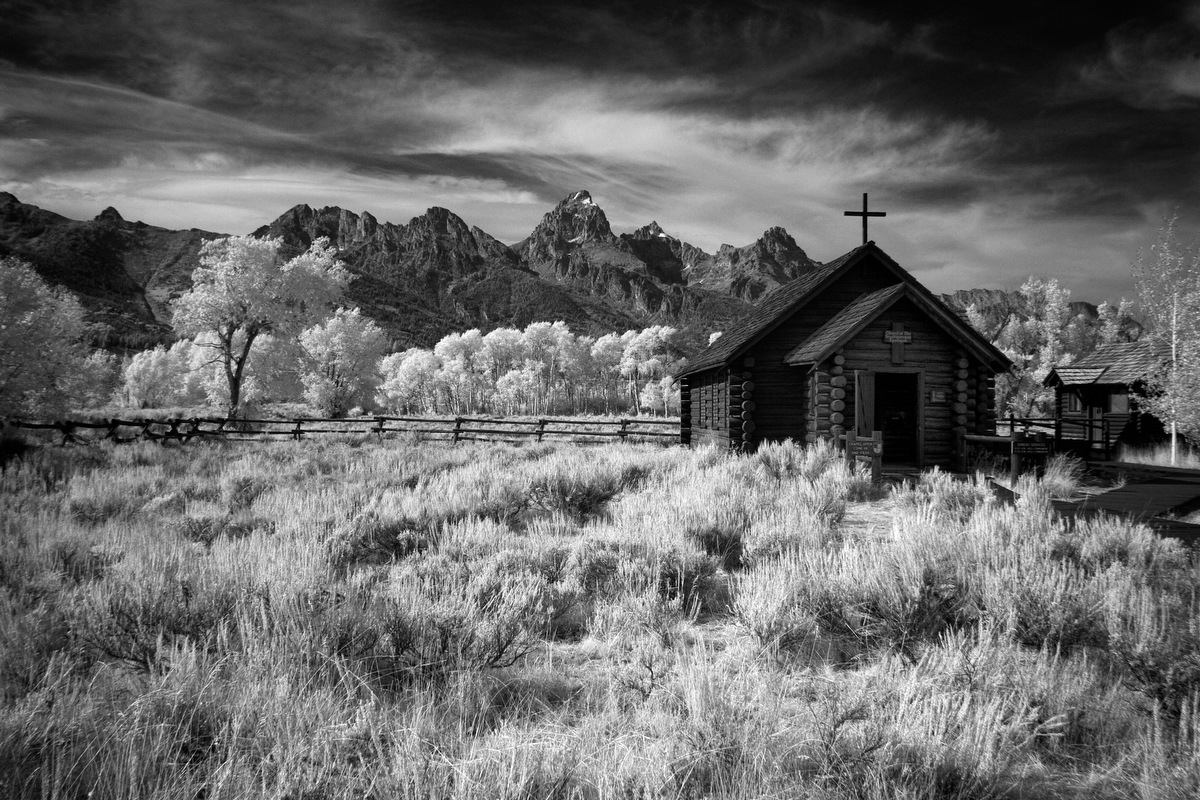
#> input picture image_problems/house_grayscale_image.jpg, 1200 x 800 px
$ python image_functions.py
#> lines starting #> are read from the running program, lines starting #| are printed output that depends on the picture
from PIL import Image


infile = 'house_grayscale_image.jpg'
with Image.open(infile) as im:
#> im is the input picture: PIL image 1200x800 RGB; min 0, max 255, mean 102.6
    print(infile, im.format, im.size, im.mode)
#| house_grayscale_image.jpg JPEG (1200, 800) RGB
    width, height = im.size
#> width = 1200; height = 800
    box = (100, 100, 400, 400)
    region = im.crop(box)
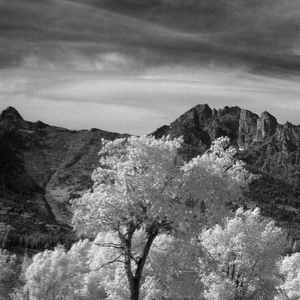
#> region: PIL image 300x300 RGB; min 2, max 255, mean 110.6
    region.show()
    region = region.transpose(Image.ROTATE_180)
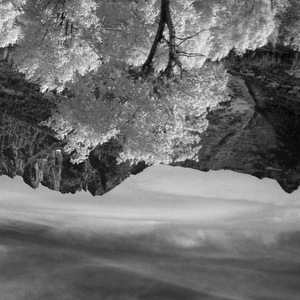
#> region: PIL image 300x300 RGB; min 2, max 255, mean 110.6
    im.paste(region, box)
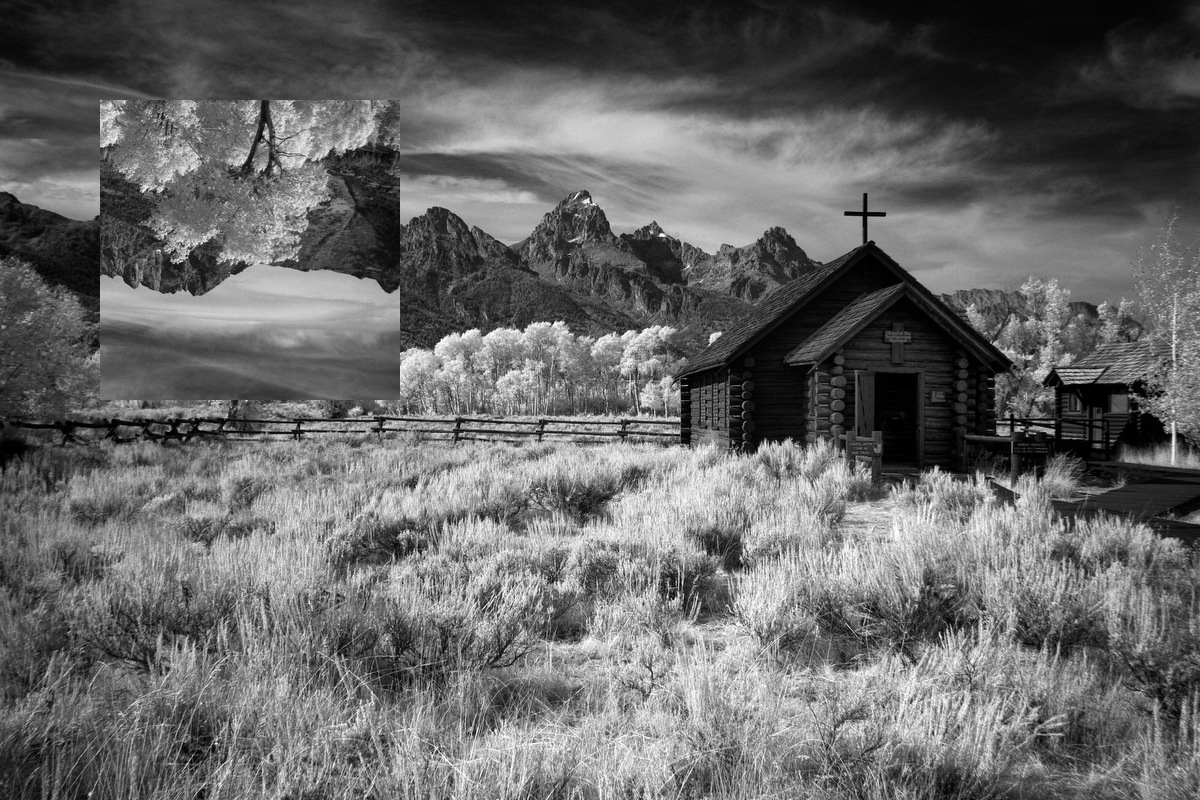
#> im: PIL image 1200x800 RGB; min 0, max 255, mean 102.6
    im.show()
    region.show()
    # out = im.resize((128, 128))
    # out = im.rotate(45)
    # out.show()
